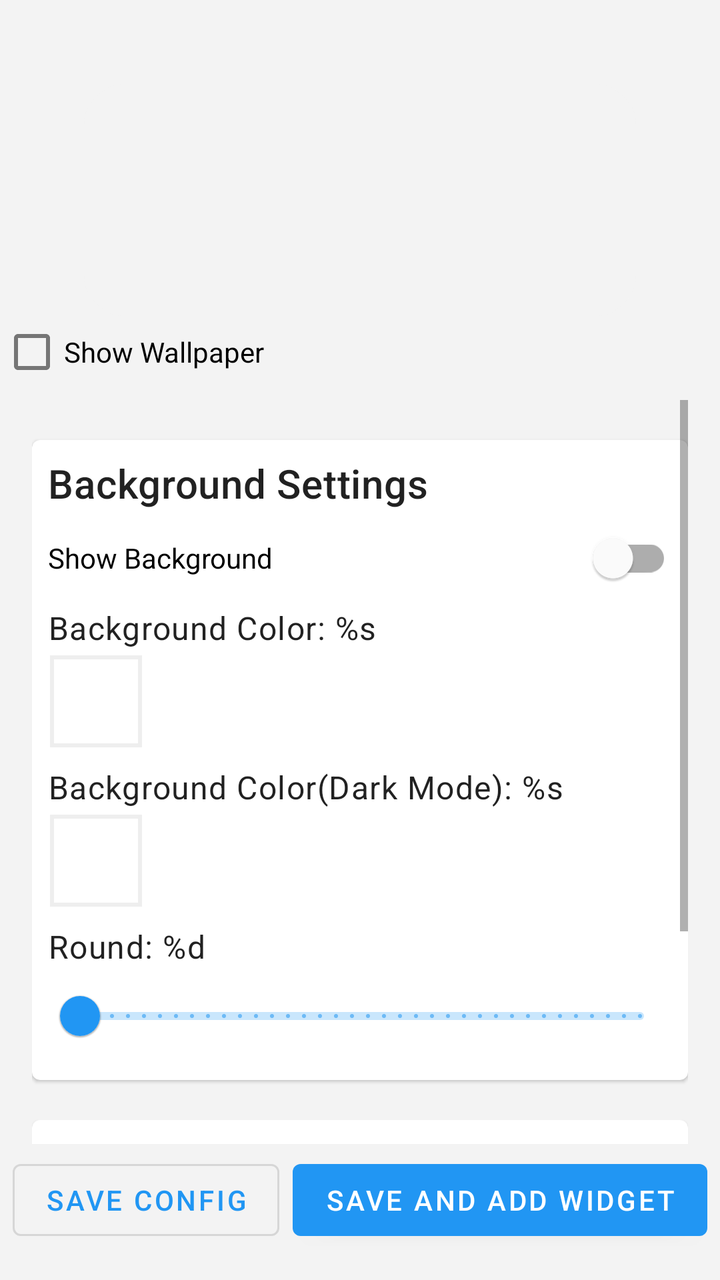
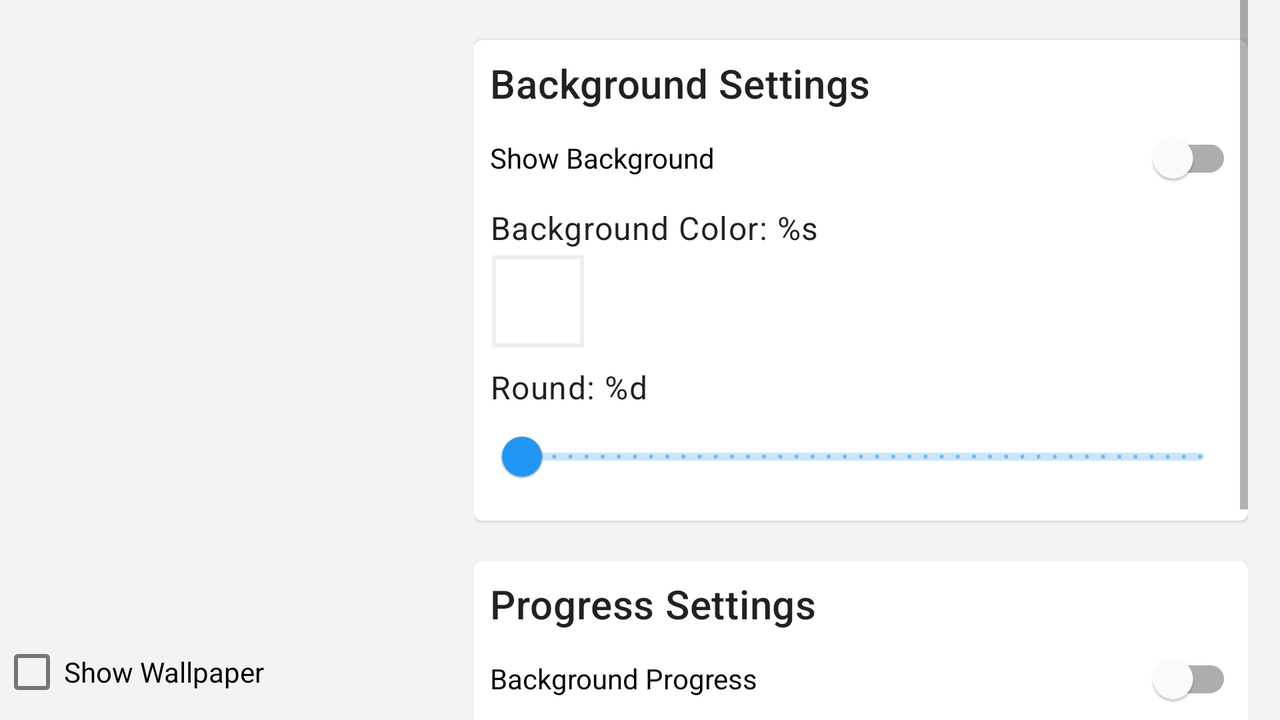

One screen, two layout resources from the same app: the default and the author's alternative for another configuration. Each is rendered where Android would select it; the XML of both is given below.
<!-- AndroidManifest.xml: application theme Theme.AndroidBatteryWidget -->
<!-- res/layout/activity_main.xml -->
<?xml version="1.0" encoding="utf-8"?>
<androidx.appcompat.widget.LinearLayoutCompat xmlns:android="http://schemas.android.com/apk/res/android"
    xmlns:app="http://schemas.android.com/apk/res-auto"
    xmlns:tools="http://schemas.android.com/tools"
    android:id="@+id/id_container_activity_main"
    android:layout_width="match_parent"
    android:layout_height="match_parent"
    android:background="#f3f3f3"
    android:orientation="vertical"
    tools:context=".activity.MainActivity">

    <FrameLayout
        android:id="@+id/battery_container_wrapper"
        android:layout_width="match_parent"
        android:layout_height="200dp"
        android:orientation="vertical">

        <include
            android:id="@+id/battery_container"
            layout="@layout/battery_widget"
            android:layout_width="wrap_content"
            android:layout_height="wrap_content"
            android:layout_gravity="center"
            android:layout_margin="40dp" />

        <com.google.android.material.checkbox.MaterialCheckBox
            android:id="@+id/id_show_wallpaper_check_activity_main"
            android:layout_width="wrap_content"
            android:layout_height="wrap_content"
            android:layout_gravity="bottom"
            android:text="@string/show_wallpaper" />

    </FrameLayout>


    <ScrollView
        android:layout_width="match_parent"
        android:layout_height="0dp"
        android:layout_weight="1"
        android:paddingStart="16dp"
        android:paddingEnd="16dp">

        <androidx.appcompat.widget.LinearLayoutCompat
            android:layout_width="match_parent"
            android:layout_height="wrap_content"
            android:orientation="vertical">


            <com.google.android.material.card.MaterialCardView
                android:layout_width="match_parent"
                android:layout_height="wrap_content"
                android:layout_marginTop="20dp">

                <androidx.appcompat.widget.LinearLayoutCompat
                    android:layout_width="match_parent"
                    android:layout_height="wrap_content"
                    android:layout_margin="8dp"
                    android:orientation="vertical">


                    <com.google.android.material.textview.MaterialTextView
                        style="@style/TextAppearance.MaterialComponents.Headline6"
                        android:layout_width="match_parent"
                        android:layout_height="wrap_content"
                        android:text="@string/background_settings" />

                    <com.google.android.material.switchmaterial.SwitchMaterial
                        android:id="@+id/id_show_bg_switch__activity_main"
                        android:layout_width="match_parent"
                        android:layout_height="wrap_content"
                        android:text="@string/show_background" />


                    <com.google.android.material.textview.MaterialTextView
                        android:id="@+id/id_bg_color_title_activity_main"
                        style="@style/TextAppearance.MaterialComponents.Body1"
                        android:layout_width="match_parent"
                        android:layout_height="wrap_content"
                        android:text="@string/background_color" />

                    <com.google.android.material.imageview.ShapeableImageView
                        android:id="@+id/id_bg_color_indicator_activity_main"
                        android:layout_width="48dp"
                        android:layout_height="48dp"
                        android:layout_marginTop="2dp"
                        android:contentDescription="@string/background_color"
                        android:padding="2dp"
                        app:strokeColor="#eee"
                        app:strokeWidth="2dp" />

                    <com.google.android.material.textview.MaterialTextView
                        android:id="@+id/id_dark_bg_color_title_activity_main"
                        style="@style/TextAppearance.MaterialComponents.Body1"
                        android:layout_width="match_parent"
                        android:layout_height="wrap_content"
                        android:layout_marginTop="8dp"
                        android:text="@string/background_color_dark_model" />

                    <com.google.android.material.imageview.ShapeableImageView
                        android:id="@+id/id_bg_color_in_dark_indicator_activity_main"
                        android:layout_width="48dp"
                        android:layout_height="48dp"
                        android:layout_marginTop="2dp"
                        android:contentDescription="@string/background_color_dark_model"
                        android:padding="2dp"
                        app:strokeColor="#eee"
                        app:strokeWidth="2dp" />

                    <com.google.android.material.textview.MaterialTextView
                        android:id="@+id/id_round_title_activity_main"
                        style="@style/TextAppearance.MaterialComponents.Body1"
                        android:layout_width="match_parent"
                        android:layout_height="wrap_content"
                        android:layout_marginTop="8dp"
                        android:text="@string/round" />

                    <com.google.android.material.slider.RangeSlider
                        android:id="@+id/id_round_slide_activity_main"
                        android:layout_width="match_parent"
                        android:layout_height="wrap_content"
                        android:contentDescription="@string/round_size"
                        android:stepSize="1"
                        android:valueFrom="0"
                        android:valueTo="400" />


                </androidx.appcompat.widget.LinearLayoutCompat>

            </com.google.android.material.card.MaterialCardView>

            <com.google.android.material.card.MaterialCardView
                android:layout_width="match_parent"
                android:layout_height="wrap_content"
                android:layout_marginTop="20dp">

                <androidx.appcompat.widget.LinearLayoutCompat
                    android:layout_width="match_parent"
                    android:layout_height="wrap_content"
                    android:layout_margin="8dp"
                    android:orientation="vertical">

                    <com.google.android.material.textview.MaterialTextView
                        style="@style/TextAppearance.MaterialComponents.Headline6"
                        android:layout_width="match_parent"
                        android:layout_height="wrap_content"
                        android:text="@string/progress_settings" />

                    <com.google.android.material.switchmaterial.SwitchMaterial
                        android:id="@+id/id_show_bg_progress_switch_activity_main"
                        android:layout_width="match_parent"
                        android:layout_height="wrap_content"
                        android:text="@string/background_progress" />

                    <com.google.android.material.textview.MaterialTextView
                        android:id="@+id/id_stroke_title_activity_main"
                        style="@style/TextAppearance.MaterialComponents.Body1"
                        android:layout_width="match_parent"
                        android:layout_height="wrap_content"
                        android:text="@string/line_width" />

                    <com.google.android.material.slider.RangeSlider
                        android:id="@+id/id_stroke_slide_activity_main"
                        android:layout_width="match_parent"
                        android:layout_height="wrap_content"
                        android:contentDescription="@string/line_width"
                        android:stepSize="1"
                        android:valueFrom="2"
                        android:valueTo="12" />

                </androidx.appcompat.widget.LinearLayoutCompat>

            </com.google.android.material.card.MaterialCardView>


        </androidx.appcompat.widget.LinearLayoutCompat>
    </ScrollView>

    <androidx.constraintlayout.widget.ConstraintLayout
        android:layout_width="match_parent"
        android:layout_height="wrap_content"
        android:paddingTop="4dp"
        android:paddingBottom="16dp">

        <com.google.android.material.button.MaterialButton
            android:id="@+id/save_pref"
            style="@style/Widget.MaterialComponents.Button.OutlinedButton"
            android:layout_width="wrap_content"
            android:layout_height="wrap_content"
            android:text="@string/save_config"
            app:layout_constraintEnd_toStartOf="@id/add_widget"
            app:layout_constraintHorizontal_chainStyle="spread"
            app:layout_constraintStart_toStartOf="parent"
            app:layout_constraintTop_toTopOf="parent" />

        <com.google.android.material.button.MaterialButton
            android:id="@+id/add_widget"
            android:layout_width="wrap_content"
            android:layout_height="wrap_content"
            android:text="@string/save_and_add_widget"
            app:layout_constraintEnd_toEndOf="parent"
            app:layout_constraintHorizontal_chainStyle="spread"
            app:layout_constraintStart_toEndOf="@id/save_pref"
            app:layout_constraintTop_toTopOf="parent" />

    </androidx.constraintlayout.widget.ConstraintLayout>


</androidx.appcompat.widget.LinearLayoutCompat>
<!-- res/layout/battery_widget.xml (included above) -->
<RelativeLayout xmlns:android="http://schemas.android.com/apk/res/android"
    style="@style/Widget.AndroidBatteryWidget.AppWidget.Container"
    android:layout_width="match_parent"
    android:layout_height="match_parent"
    android:theme="@style/Theme.AndroidBatteryWidget.AppWidgetContainer">

    <RelativeLayout
        style="@style/Widget.AndroidBatteryWidget.AppWidget.InnerView"
        android:layout_width="match_parent"
        android:layout_height="match_parent">

        <ImageView
            android:id="@+id/appwidget_background"
            android:layout_width="match_parent"
            android:layout_height="match_parent"
            android:scaleType="fitXY" />

        <ImageView
            android:id="@+id/appwidget_progress"
            android:layout_width="match_parent"
            android:layout_height="match_parent"
            android:scaleType="centerInside" />
    </RelativeLayout>

</RelativeLayout>
<!-- resources referenced by this layout -->
<resources>
  <string name="background_color">Background Color: %s</string>
  <string name="background_color_dark_model">Background Color(Dark Mode): %s</string>
  <string name="background_progress">Background Progress</string>
  <string name="background_settings">Background Settings</string>
  <string name="line_width">Line Width: %d</string>
  <string name="progress_settings">Progress Settings</string>
  <string name="round">Round: %d</string>
  <string name="round_size">Round Size</string>
  <string name="save_and_add_widget">Save And Add Widget</string>
  <string name="save_config">Save Config</string>
  <string name="show_background">Show Background</string>
  <string name="show_wallpaper">Show Wallpaper</string>
  <style name="Theme.AndroidBatteryWidget.AppWidgetContainer" parent="Theme.AndroidBatteryWidget.AppWidgetContainerParent">
          
          <item name="appWidgetPadding">2dp</item>
          <item name="android:background">@android:color/transparent</item>
  
      </style>
  <!-- from res/values-v31/ -->
  <style name="Widget.AndroidBatteryWidget.AppWidget.Container" parent="android:Widget">
          <item name="android:id">@android:id/background</item>
          <item name="android:padding">?attr/appWidgetPadding</item>
          <item name="android:background">@drawable/app_widget_background</item>
          <item name="android:clipToOutline">true</item>
      </style>
  <!-- from res/values-v31/ -->
  <style name="Widget.AndroidBatteryWidget.AppWidget.InnerView" parent="android:Widget">
          <item name="android:padding">?attr/appWidgetPadding</item>
          <item name="android:background">@drawable/app_widget_inner_view_background</item>
          <item name="android:textColor">?android:attr/textColorPrimary</item>
          <item name="android:clipToOutline">true</item>
      </style>
  <style name="Theme.AndroidBatteryWidget" parent="Theme.MaterialComponents.DayNight.DarkActionBar">
          
          <item name="colorPrimary">@color/light_blue_500</item>
          <item name="colorPrimaryVariant">@color/light_blue_900</item>
          <item name="colorOnPrimary">@color/white</item>
          
          <item name="colorSecondary">@color/light_blue_500</item>
          <item name="colorSecondaryVariant">@color/light_blue_800</item>
          <item name="colorOnSecondary">@color/black</item>
          
          
          <item name="android:statusBarColor" tools:targetApi="l">@color/light_blue_600</item>
          
      </style>
  <!-- from res/values-v31/ -->
  <style name="Theme.AndroidBatteryWidget.AppWidgetContainerParent" parent="@android:style/Theme.DeviceDefault.DayNight">
          <item name="appWidgetRadius">@android:dimen/system_app_widget_background_radius</item>
          <item name="appWidgetInnerRadius">@android:dimen/system_app_widget_inner_radius</item>
      </style>
  <!-- drawable app_widget_background (drawable-v21) -->
  <?xml version="1.0" encoding="utf-8"?>
  <shape xmlns:android="http://schemas.android.com/apk/res/android"
      android:shape="rectangle">
  
      <corners android:radius="?attr/appWidgetRadius" />
      <solid android:color="@android:color/transparent" />
  
  </shape>
  <!-- drawable app_widget_inner_view_background (drawable-v21) -->
  <?xml version="1.0" encoding="utf-8"?>
  <shape xmlns:android="http://schemas.android.com/apk/res/android"
      android:shape="rectangle">
  
      <corners android:radius="?attr/appWidgetInnerRadius" />
  
      <solid android:color="#33eeeeee" />
  </shape>
  <color name="light_blue_500">#2196f3</color>
  <color name="light_blue_900">#01579B</color>
  <color name="white">#FFFFFFFF</color>
  <color name="light_blue_800">#1565C0</color>
  <color name="black">#FF000000</color>
  <color name="light_blue_600">#1E88E5</color>
</resources>
<!-- res/layout-land/activity_main.xml (the author's variant of the layout above) -->
<!-- drawn on the phone turned sideways -->
<?xml version="1.0" encoding="utf-8"?>
<androidx.appcompat.widget.LinearLayoutCompat xmlns:android="http://schemas.android.com/apk/res/android"
    xmlns:app="http://schemas.android.com/apk/res-auto"
    xmlns:tools="http://schemas.android.com/tools"
    android:id="@+id/id_container_activity_main"
    android:layout_width="match_parent"
    android:layout_height="match_parent"
    android:background="#f3f3f3"
    android:orientation="horizontal"
    tools:context=".activity.MainActivity">

    <FrameLayout
        android:id="@+id/battery_container_wrapper"
        android:layout_width="0dp"
        android:layout_weight="4"
        android:layout_height="match_parent"
        android:orientation="vertical">

        <include
            android:id="@+id/battery_container"
            layout="@layout/battery_widget"
            android:layout_width="wrap_content"
            android:layout_height="wrap_content"
            android:layout_gravity="center"
            android:layout_margin="40dp" />

        <com.google.android.material.checkbox.MaterialCheckBox
            android:id="@+id/id_show_wallpaper_check_activity_main"
            android:layout_width="wrap_content"
            android:layout_height="wrap_content"
            android:layout_gravity="bottom"
            android:text="@string/show_wallpaper" />

    </FrameLayout>


    <ScrollView
        android:layout_width="0dp"
        android:layout_height="match_parent"
        android:layout_marginStart="16dp"
        android:layout_marginEnd="16dp"
        android:layout_weight="7">

        <androidx.appcompat.widget.LinearLayoutCompat
            android:layout_width="match_parent"
            android:layout_height="wrap_content"
            android:orientation="vertical">


            <com.google.android.material.card.MaterialCardView
                android:layout_width="match_parent"
                android:layout_height="wrap_content"
                android:layout_marginTop="20dp">

                <androidx.appcompat.widget.LinearLayoutCompat
                    android:layout_width="match_parent"
                    android:layout_height="wrap_content"
                    android:layout_margin="8dp"
                    android:orientation="vertical">


                    <com.google.android.material.textview.MaterialTextView
                        style="@style/TextAppearance.MaterialComponents.Headline6"
                        android:layout_width="match_parent"
                        android:layout_height="wrap_content"
                        android:text="@string/background_settings" />

                    <com.google.android.material.switchmaterial.SwitchMaterial
                        android:id="@+id/id_show_bg_switch__activity_main"
                        android:layout_width="match_parent"
                        android:layout_height="wrap_content"
                        android:text="@string/show_background" />


                    <com.google.android.material.textview.MaterialTextView
                        style="@style/TextAppearance.MaterialComponents.Body1"
                        android:layout_width="match_parent"
                        android:layout_height="wrap_content"
                        android:text="@string/background_color" />

                    <com.google.android.material.imageview.ShapeableImageView
                        android:id="@+id/id_bg_color_indicator_activity_main"
                        android:layout_width="48dp"
                        android:padding="2dp"
                        app:strokeColor="#eee"
                        app:strokeWidth="2dp"
                        android:contentDescription="@string/background_color"
                        android:layout_height="48dp"
                        android:layout_marginTop="2dp"/>

                    <com.google.android.material.textview.MaterialTextView
                        style="@style/TextAppearance.MaterialComponents.Body1"
                        android:layout_width="match_parent"
                        android:layout_height="wrap_content"
                        android:layout_marginTop="8dp"
                        android:text="@string/round" />

                    <com.google.android.material.slider.RangeSlider
                        android:id="@+id/id_round_slide__activity_main"
                        android:layout_width="match_parent"
                        android:layout_height="wrap_content"
                        android:stepSize="1"
                        android:valueFrom="0"
                        android:contentDescription="@string/round_size"
                        android:valueTo="400" />


                </androidx.appcompat.widget.LinearLayoutCompat>

            </com.google.android.material.card.MaterialCardView>

            <com.google.android.material.card.MaterialCardView
                android:layout_width="match_parent"
                android:layout_height="wrap_content"
                android:layout_marginTop="20dp">

                <androidx.appcompat.widget.LinearLayoutCompat
                    android:layout_width="match_parent"
                    android:layout_height="wrap_content"
                    android:layout_margin="8dp"
                    android:orientation="vertical">

                    <com.google.android.material.textview.MaterialTextView
                        style="@style/TextAppearance.MaterialComponents.Headline6"
                        android:layout_width="match_parent"
                        android:layout_height="wrap_content"
                        android:text="@string/progress_settings" />

                    <com.google.android.material.switchmaterial.SwitchMaterial
                        android:id="@+id/id_show_bg_progress_switch__activity_main"
                        android:layout_width="match_parent"
                        android:layout_height="wrap_content"
                        android:text="@string/background_progress" />

                    <com.google.android.material.textview.MaterialTextView
                        style="@style/TextAppearance.MaterialComponents.Body1"
                        android:layout_width="match_parent"
                        android:layout_height="wrap_content"
                        android:text="@string/line_width" />

                    <com.google.android.material.slider.RangeSlider
                        android:id="@+id/id_stroke_slide_activity_main"
                        android:layout_width="match_parent"
                        android:layout_height="wrap_content"
                        android:stepSize="1"
                        android:valueFrom="4"
                        android:contentDescription="@string/line_width"
                        android:valueTo="12" />

                </androidx.appcompat.widget.LinearLayoutCompat>

            </com.google.android.material.card.MaterialCardView>


            <androidx.constraintlayout.widget.ConstraintLayout
                android:layout_width="match_parent"
                android:layout_height="wrap_content"
                android:paddingTop="4dp"
                android:paddingBottom="16dp">

                <com.google.android.material.button.MaterialButton
                    android:id="@+id/save_pref"
                    style="@style/Widget.MaterialComponents.Button.OutlinedButton"
                    android:layout_width="wrap_content"
                    android:layout_height="wrap_content"
                    android:text="@string/save_config"
                    app:layout_constraintEnd_toStartOf="@id/add_widget"
                    app:layout_constraintHorizontal_chainStyle="spread"
                    app:layout_constraintStart_toStartOf="parent"
                    app:layout_constraintTop_toTopOf="parent" />

                <com.google.android.material.button.MaterialButton
                    android:id="@+id/add_widget"
                    android:layout_width="wrap_content"
                    android:layout_height="wrap_content"
                    android:text="@string/save_and_add_widget"
                    app:layout_constraintEnd_toEndOf="parent"
                    app:layout_constraintHorizontal_chainStyle="spread"
                    app:layout_constraintStart_toEndOf="@id/save_pref"
                    app:layout_constraintTop_toTopOf="parent" />

            </androidx.constraintlayout.widget.ConstraintLayout>


        </androidx.appcompat.widget.LinearLayoutCompat>
    </ScrollView>


</androidx.appcompat.widget.LinearLayoutCompat>
<!-- resources referenced by the variant -->
<!-- as the phone turned sideways resolves them -->
<resources>
  <string name="background_color">Background Color: %s</string>
  <string name="background_progress">Background Progress</string>
  <string name="background_settings">Background Settings</string>
  <string name="line_width">Line Width: %d</string>
  <string name="progress_settings">Progress Settings</string>
  <string name="round">Round: %d</string>
  <string name="round_size">Round Size</string>
  <string name="save_and_add_widget">Save And Add Widget</string>
  <string name="save_config">Save Config</string>
  <string name="show_background">Show Background</string>
  <string name="show_wallpaper">Show Wallpaper</string>
  <style name="Theme.AndroidBatteryWidget.AppWidgetContainer" parent="Theme.AndroidBatteryWidget.AppWidgetContainerParent">
          
          <item name="appWidgetPadding">2dp</item>
          <item name="android:background">@android:color/transparent</item>
  
      </style>
  <!-- from res/values-v31/ -->
  <style name="Widget.AndroidBatteryWidget.AppWidget.Container" parent="android:Widget">
          <item name="android:id">@android:id/background</item>
          <item name="android:padding">?attr/appWidgetPadding</item>
          <item name="android:background">@drawable/app_widget_background</item>
          <item name="android:clipToOutline">true</item>
      </style>
  <!-- from res/values-v31/ -->
  <style name="Widget.AndroidBatteryWidget.AppWidget.InnerView" parent="android:Widget">
          <item name="android:padding">?attr/appWidgetPadding</item>
          <item name="android:background">@drawable/app_widget_inner_view_background</item>
          <item name="android:textColor">?android:attr/textColorPrimary</item>
          <item name="android:clipToOutline">true</item>
      </style>
  <style name="Theme.AndroidBatteryWidget" parent="Theme.MaterialComponents.DayNight.DarkActionBar">
          
          <item name="colorPrimary">@color/light_blue_500</item>
          <item name="colorPrimaryVariant">@color/light_blue_900</item>
          <item name="colorOnPrimary">@color/white</item>
          
          <item name="colorSecondary">@color/light_blue_500</item>
          <item name="colorSecondaryVariant">@color/light_blue_800</item>
          <item name="colorOnSecondary">@color/black</item>
          
          
          <item name="android:statusBarColor" tools:targetApi="l">@color/light_blue_600</item>
          
      </style>
  <!-- from res/values-v31/ -->
  <style name="Theme.AndroidBatteryWidget.AppWidgetContainerParent" parent="@android:style/Theme.DeviceDefault.DayNight">
          <item name="appWidgetRadius">@android:dimen/system_app_widget_background_radius</item>
          <item name="appWidgetInnerRadius">@android:dimen/system_app_widget_inner_radius</item>
      </style>
  <!-- drawable app_widget_background (drawable-v21) -->
  <?xml version="1.0" encoding="utf-8"?>
  <shape xmlns:android="http://schemas.android.com/apk/res/android"
      android:shape="rectangle">
  
      <corners android:radius="?attr/appWidgetRadius" />
      <solid android:color="@android:color/transparent" />
  
  </shape>
  <!-- drawable app_widget_inner_view_background (drawable-v21) -->
  <?xml version="1.0" encoding="utf-8"?>
  <shape xmlns:android="http://schemas.android.com/apk/res/android"
      android:shape="rectangle">
  
      <corners android:radius="?attr/appWidgetInnerRadius" />
  
      <solid android:color="#33eeeeee" />
  </shape>
  <color name="light_blue_500">#2196f3</color>
  <color name="light_blue_900">#01579B</color>
  <color name="white">#FFFFFFFF</color>
  <color name="light_blue_800">#1565C0</color>
  <color name="black">#FF000000</color>
  <color name="light_blue_600">#1E88E5</color>
</resources>
